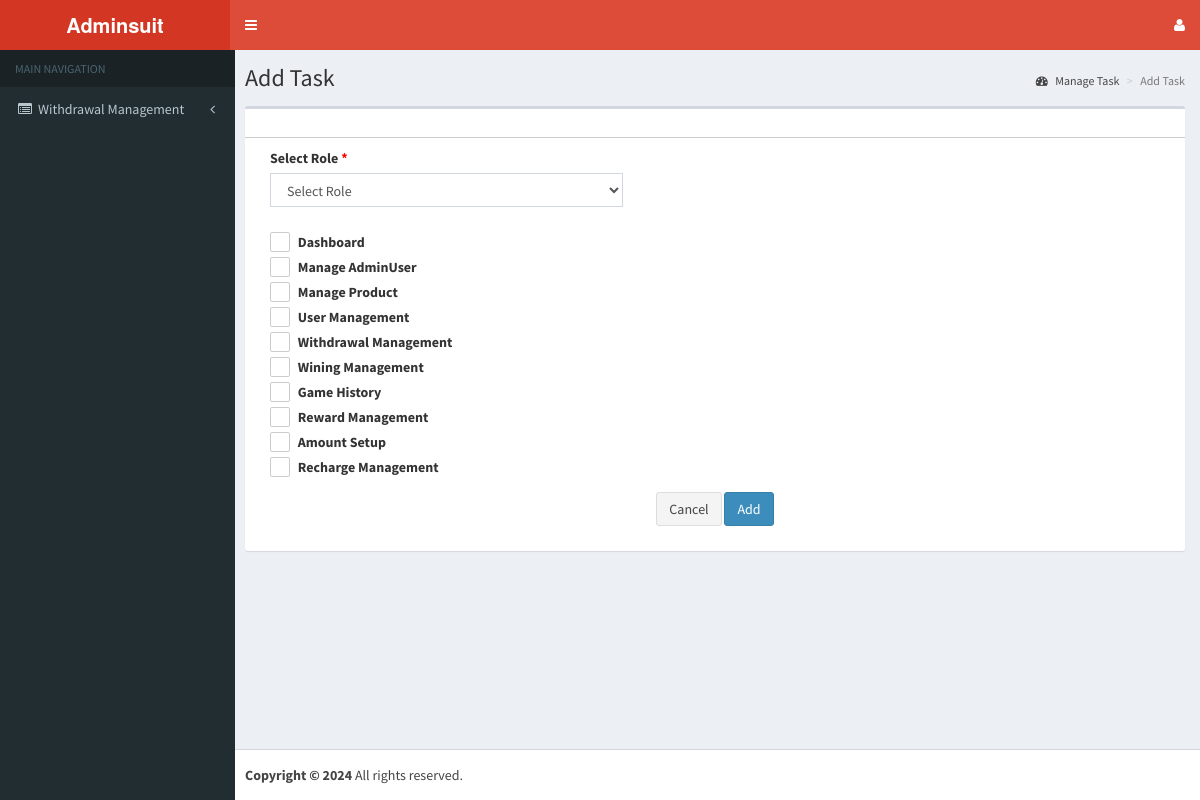
Screenshot of /admin/add_task.php (signed in) with the database file from the repository.
### tables this page shows
CREATE TABLE `services` (
  `id` int(11) NOT NULL,
  `services` varchar(255) NOT NULL,
  `url` varchar(255) NOT NULL,
  `status` varchar(255) NOT NULL
);

### admin/include/connection.php (called while the page is built, shortened)
<?php
function encryptor($action, $string) {
  $output = false;
  $encrypt_method = "AES-256-CBC";
  $secret_key = 'muni';
  $secret_iv = 'muni123';
  $key = hash('sha256', $secret_key);
  $iv = substr(hash('sha256', $secret_iv), 0, 16);
  if( $action == 'encrypt' ) {
    $output = openssl_encrypt($string, $encrypt_method, $key, 0, $iv);
    $output = base64_encode($output);
  }
  else if( $action == 'decrypt' ){
    $output = openssl_decrypt(base64_decode($string), $encrypt_method, $key, 0, $iv);
  }
  return $output;
}
                                                                                            ?>

### admin/add_task.php (the view, shortened to what this page needs)
<!DOCTYPE html>
<html>
<head>
  <link rel="stylesheet" href="bootstrap/css/bootstrap.min.css">
  <link rel="stylesheet" href="css/font-awesome.min.css">
  <link rel="stylesheet" href="css/ionicons.min.css">
  <link rel="stylesheet" href="dist/css/AdminLTE.min.css">
  <link rel="stylesheet" href="dist/css/skins/_all-skins.min.css">
  <link rel="stylesheet" href="plugins/iCheck/flat/blue.css">
  <link rel="stylesheet" href="plugins/morris/morris.css">
  <link rel="stylesheet" href="plugins/jvectormap/jquery-jvectormap-1.2.2.css">
  <link rel="stylesheet" href="plugins/datepicker/datepicker3.css">
  <link rel="stylesheet" href="plugins/daterangepicker/daterangepicker-bs3.css">
  <link rel="stylesheet" href="plugins/bootstrap-wysihtml5/bootstrap3-wysihtml5.min.css">
<link rel="stylesheet" href="plugins/datatables/dataTables.bootstrap.css">
<link rel="stylesheet" href="plugins/select2/select2.min.css">
<link rel="stylesheet" href="plugins/iCheck/all.css">
  <link rel="stylesheet" href="css/style.css">
  <link rel="stylesheet" href="css/app.css" id="maincss">
</head>
<body class="hold-transition skin-red sidebar-mini">
<div class="wrapper">
<?php include ("include/connection.php");?>
<?php include ("include/header.inc.php");?>
 <?php include ("include/navigation.inc.php");?>
  <?php
  if(@$id=encryptor('decrypt', $_GET['id'])){
$sql="SELECT * FROM `task` where id=$id";
$query=mysqli_query($con,$sql);
$role=mysqli_fetch_array($query);
  }
	?>
  <div class="content-wrapper">
    <section class="content-header">
      <h1><?php if(@$_GET['id']!=''){echo "Edit";}else{echo "Add";} ?> Task</h1>
      <ol class="breadcrumb">
        <li><a href="manage_task.php"><i class="fa fa-dashboard"></i> Manage Task</a></li>
        <li class="active"><?php if(@$_GET['id']!=''){echo "Edit";}else{echo "Add";} ?> Task</li>
      </ol>
    </section>
    <section class="content">
      <div class="row">
        <div class="col-xs-12">
          <div class="box">
            <div class="box-header box-header2">
             <div class="col-sm-10">
         <h3 class="box-title"><?php
				if((@$_GET['msg'])=="ins")
				{ ?>
              <font size="+2" color="#FF0000">Update Successfully......</font>
              <?php  } ?></h3></div>
            </div>
      <form  method="post" action="<?php echo $_SERVER['PHP_SELF'];?>" id="taskform">
            <div class="box-body">
           <div class="col-md-5 col-sm-6 col-xs-12">
                  <div class="form-group">
                  <label for="role">Select Role <span>*</span></label>
<select class="form-control" id="role" name="role" required>
           <option value="" selected>Select Role</option>
  ?> </select>
                </div>
                </div>
                <div class="clearfix"></div>
                     <div class="col-md-5 col-sm-6 col-xs-12">
                  <div class="form-group">
                  <?php
   	$wsql="SELECT * FROM `services` where `status`='1'";
$wquery=mysqli_query($con,$wsql);
while($wrow=mysqli_fetch_array($wquery)){
			?>
<div class="checkbox c-checkbox">
  <label>
<span class="fa fa-check"></span>
 </label>&nbsp;<strong><?php echo $wrow['services'];?></strong>
                              </div>
<?php }?>
</div></div>
             <div class="clearfix"></div>
              <div class="form-group">
              <div class="text-center">
  <button type="reset" class="btn btn-default" onClick="location.href='manage_task.php'">Cancel</button>
 <input type="submit" name="Action" class="btn btn-primary" value="<?php if(@$id != ''){echo 'Edit';}else{echo 'Add';}?>" ></div>
                </div>
               </div>
          </form>
          </div>
        </div>
      </div>
    </section>
  </div>
<?php  include("include/footer.inc.php");?></div>
</body>
</html>

### admin/include/navigation.inc.php (shortened to what this page needs)
<aside class="main-sidebar">
  <section class="sidebar">
  <ul class="sidebar-menu">
    <li class="header">MAIN NAVIGATION</li>
    <?php $session_role=$_SESSION['role_id'];
    $url = basename($_SERVER['PHP_SELF']) . '';
    $chkurl=mysqli_query($con,"select `id`,`p_id` from `child_menu` where `url`='".$url."' and `status`='1'");
    $chkurl_result=mysqli_fetch_array($chkurl);
    $chk= $chkurl_result['p_id'];
    $valurl=mysqli_query($con,"SELECT * FROM `task` where `role_id`='".$session_role."' And task  like '%$chk%' and `status`='1'");
    $val_row=mysqli_num_rows($valurl);
    if($val_row=='0'){
      session_start();
      session_unset();
      session_destroy();
      header("location:index.php?msg1=notauthorized");
    }else{
      $task=mysqli_query($con,"select * from `task` where `role_id`='".$session_role."' and `status`='1'");
      $task_result=mysqli_fetch_array($task);
      $taskid=$task_result['task'];
      $parent=mysqli_query($con,"Select * from `services` where id in($taskid) And `status`='1'");
      while(@$parent_array=mysqli_fetch_array($parent)){
        if($parent_array['url']=='desktop.php'){
          ?>
          <li class="active treeview"> <a href="<?php echo $parent_array['url']; ?>"> <i class="fa fa-dashboard"></i> <span><?php echo $parent_array['services']; ?></span> </a></li>
        <?php }else{?>
          <li class="treeview"> <a href="<?php echo $parent_array['url']; ?>"> <i class="fa fa-list-alt"></i><span><?php echo $parent_array['services']; ?></span><i class="fa fa-angle-left pull-right"></i></a>
          </li>
        <?php }
      }}
      ?>
      <li>&nbsp;</li>
      <li>&nbsp;</li>
    </ul>
  </section><br />
</aside>

### admin/css/style.css (style rules this page uses)
.form-group label span { color: #F00; }

### admin/css/app.css (style rules this page uses)
.c-checkbox, .c-radio { margin-right: 4px; }
.c-checkbox *, .c-radio * { cursor: pointer; }
.c-checkbox span, .c-radio span { position: relative; display: inline-block; vertical-align: top; margin-left: -20px; width: 20px; height: 20px; border-radius: 2px; border: 1px solid #ccc; margin-right: 5px; text-align: center; }
.c-checkbox span:before, .c-radio span:before { margin-left: 1px; }
.c-checkbox span:before, .c-radio span:before { position: absolute; top: 0; left: 0; right: 0; bottom: 0; opacity: 0; text-align: center !important; font-size: 12px; line-height: 18px; vertical-align: middle; }

### rows the page displays
services: services "Withdrawal Management"
services: services "Dashboard"
services: services "Manage AdminUser"
services: services "Manage Product"
services: services "User Management"
services: services "Wining Management"
services: services "Game History"
services: services "Reward Management"
services: services "Amount Setup"
services: services "Recharge Management"
